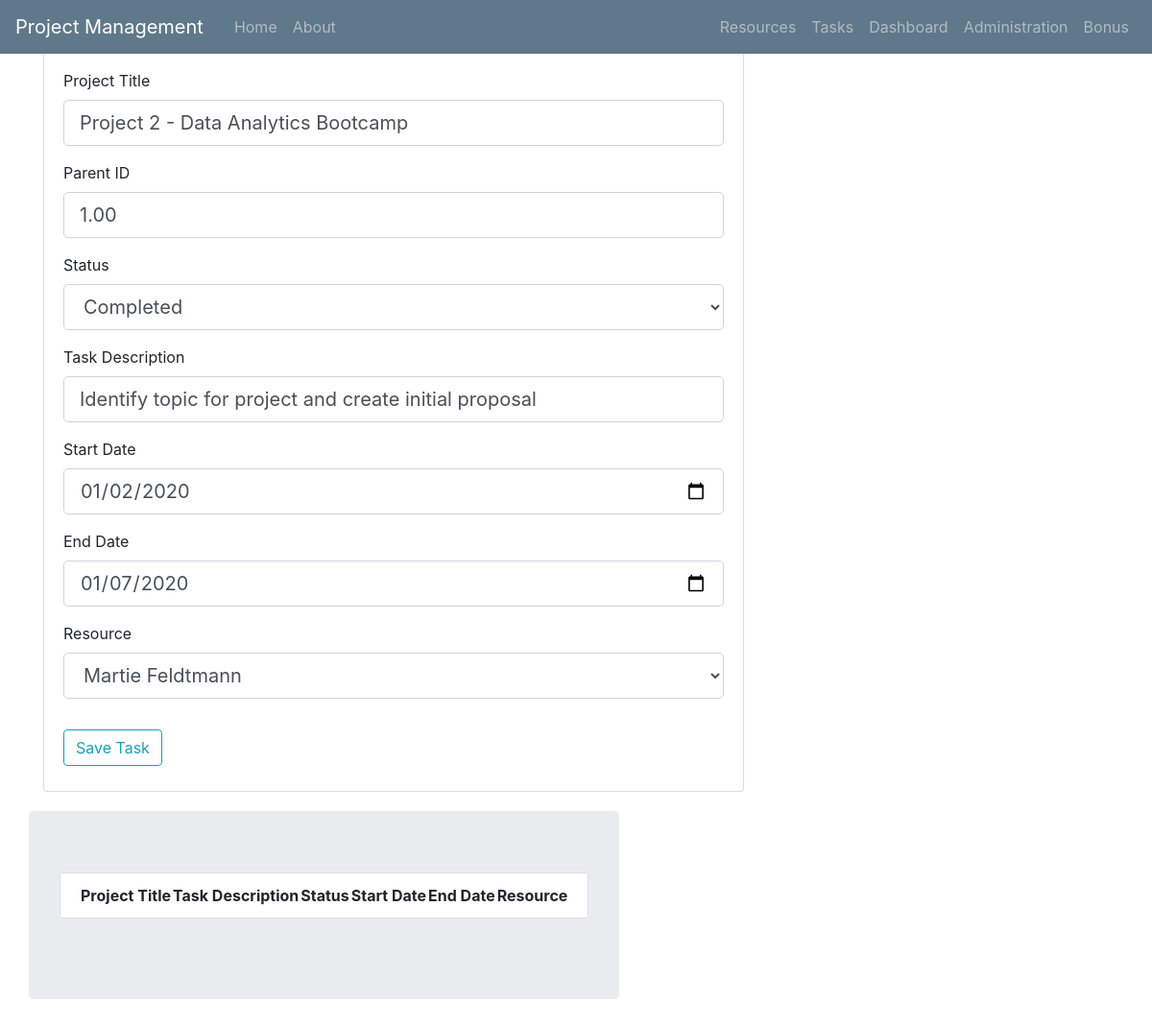
The page /tasks/update_task/1 on the database its author committed.
### pmapp/models.py (models this page shows)
class Task(db.Model):
    __tablename__ = 'task'
    __table_args__ = { 'extend_existing' : True}
    task_id = db.Column(db.Integer, primary_key=True)
    resource_id = db.Column(db.String, db.ForeignKey('resource.resource_id'), nullable=False)
    project_title = db.Column(db.String(150), nullable=False)
    parent_id = db.Column(db.Float, nullable=False)
    status = db.Column(db.String(15), nullable=False)
    task_description = db.Column(db.String(200), nullable=False)
    start_date = db.Column(db.DateTime, nullable=False)
    end_date = db.Column(db.DateTime, nullable=False)

### pmapp/routes.py (the view)
@app.route("/tasks/update_task/<task_id>", methods=['GET', 'POST'])
def update_tasks(task_id):
    update_task = Task.query.get_or_404(task_id)
    form = TaskForm()
    if form.validate_on_submit():
        update_task.project_title = form.project_title.data
        update_task.parent_id = form.parent_id.data
        update_task.status = form.status.data
        update_task.task_description = form.task_description.data
        update_task.start_date = form.start_date.data
        update_task.end_date = form.end_date.data
        update_task.resource_id = form.resource.data
        db.session.commit()
        flash('The task has been updated!', 'success')
        return redirect(url_for('tasks'))
    elif request.method == 'GET':
        form.project_title.data = update_task.project_title
        form.parent_id.data = update_task.parent_id
        form.status.data = update_task.status
        form.task_description.data = update_task.task_description
        form.start_date.data = update_task.start_date
        form.end_date.data = update_task.end_date
        form.resource.data = update_task.resource_id
    return render_template('tasks.html', title='Update Task', form=form )

### pmapp/forms.py
class TaskForm(FlaskForm):
    project_title = StringField('Project Title',
                        validators=[DataRequired()])
    parent_id = DecimalField('Parent ID', validators=[DataRequired()])
    status = SelectField('Status', choices=[('Select','Select'),('Not Started','Not Started'), ('In Progress','In Progress'), ('Deferred', 'Deferred'), ('Completed','Completed')])
    task_description= StringField('Task Description',
                        validators=[DataRequired()])
    start_date = DateField('Start Date', default=date.today)
    end_date = DateField('End Date', default=date.today)
    resource = SelectField('Resource', choices=[('Select','Select'),('Bridgette Sanders','Bridgette Sanders'), ('Jack Stromberg', 'Jack Stromberg'), ('James DeCola','James DeCola'), ('Lauren Chavez','Lauren Chavez'),('Martie Feldtmann','Martie Feldtmann')])
    submit = SubmitField('Save Task')

### pmapp/templates/tasks.html (shortened to what this page needs)
{% extends "layout.html" %}
{% block content %}
    <div class="content-section">
        <form method="POST" action="">
            <fieldset class="form-group">
                <legend class="border-bottom mb-4">Work Breakdown Structure</legend>
                <div class="form-group">
                    {{ form.project_title.label(class="form-control-label") }}
                    {% if form.project_title.errors %}
                        {{ form.project_title(class="form-control form-control-lg is-invalid") }}
                        <div class="invalid-feedback">
                            {% for error in form.project_title.errors %}
                                <span>{{ error }}</span>
                            {% endfor %}
                        </div>
                    {% else %}
                        {{ form.project_title(class="form-control form-control-lg") }}
                    {% endif %}
                </div>
                <div class="form-group">
                    {{ form.parent_id.label(class="form-control-label") }}
                    {% if form.parent_id.errors %}
                        {{ form.parent_id(class="form-control form-control-lg is-invalid") }}
                        <div class="invalid-feedback">
                            {% for error in form.parent_id.errors %}
                                <span>{{ error }}</span>
                            {% endfor %}
                        </div>
                    {% else %}
                        {{ form.parent_id(class="form-control form-control-lg") }}
                    {% endif %}
                </div>
                <div class="form-group">
                    {{ form.status.label(class="form-control-label") }}
                    {% if form.status.errors %}
                        {{ form.status(class="form-control form-control-lg is-invalid") }}
                        <div class="invalid-feedback">
                            {% for error in form.status.errors %}
                                <span>{{ error }}</span>
                            {% endfor %}
                        </div>
                    {% else %}
                        {{ form.status(class="form-control form-control-lg") }}
                    {% endif %}
                </div>
                <div class="form-group">
                    {{ form.task_description.label(class="form-control-label") }}
                    {% if form.task_description.errors %}
                        {{ form.task_description(class="form-control form-control-lg is-invalid") }}
                        <div class="invalid-feedback">
                            {% for error in form.task_description.errors %}
                                <span>{{ error }}</span>
                            {% endfor %}
                        </div>
                    {% else %}
                        {{ form.task_description(class="form-control form-control-lg") }}
                    {% endif %}
                </div>
                <div class="form-group">
                    {{ form.start_date.label(class="form-control-label") }}
                    {% if form.start_date.errors %}
                        {{ form.start_date(class="form-control form-control-lg is-invalid") }}
                        <div class="invalid-feedback">
                            {% for error in form.start_date.errors %}
                                <span>{{ error }}</span>
                            {% endfor %}
                        </div>
                    {% else %}
                        {{ form.start_date(class="form-control form-control-lg") }}
                    {% endif %}
                </div>
                <div class="form-group">
                    {{ form.end_date.label(class="form-control-label") }}
                    {% if form.end_date.errors %}
                        {{ form.end_date(class="form-control form-control-lg is-invalid") }}
                        <div class="invalid-feedback">
                            {% for error in form.end_date.errors %}
                                <span>{{ error }}</span>
                            {% endfor %}
                        </div>
                    {% else %}
                        {{ form.end_date(class="form-control form-control-lg") }}
                    {% endif %}
                </div>
                <div class="form-group">
                    {{ form.resource.label(class="form-control-label") }}
                    {% if form.resource.errors %}
                        {{ form.resource(class="form-control form-control-lg is-invalid") }}
                        <div class="invalid-feedback">
                            {% for error in form.resource.errors %}
                                <span>{{ error }}</span>
                            {% endfor %}
                        </div>
                    {% else %}
                        {{ form.resource(class="form-control form-control-lg") }}
                    {% endif %}
                </div>
            </fieldset>
            <div class="form-group">
                {{ form.submit(class="btn btn-outline-info") }}
            </div>
        </form>
    </div>
    </div>
    <div class="jumbotron">
    <div class="content-section">
        <div class='row'>
        <div class="col-xl">
        <table>
        <thead>
        <tr>
            <th scope="col">Project Title</th>
            <th scope="col">Task Description</th>
            <th scope="col">Status</th>
            <th scope="col">Start Date</th>
            <th scope="col">End Date</th>
            <th scope="col">Resource</th>
        </tr>
        </thead>
         </table>
    </div>
    </div>
    </div>
    </div>
{% endblock content %}

### pmapp/static/main.css (style rules this page uses)
body { background: #fafafa; color: #333333; margin-top: 5rem; }
.content-section { background: #ffffff; padding: 10px 20px; border: 1px solid #dddddd; border-radius: 3px; margin-bottom: 20px; }

### rows shown on the page
Task: project_title "Project 2 - Data Analytics Bootcamp", parent_id "1.00", status "Completed", task_description "Identify topic for project and create initial proposal", start_date "01/02/2020", end_date "01/07/2020", resource "Martie Feldtmann"
